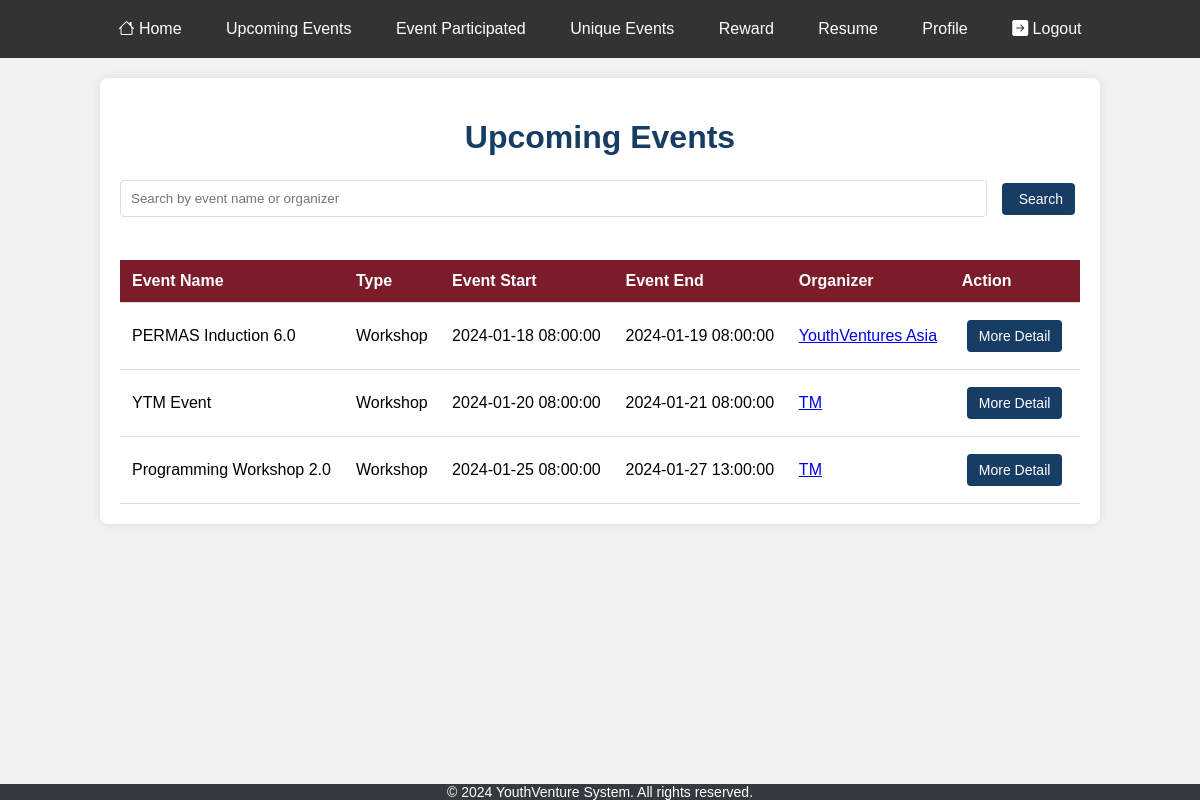
/students/viewUpcomingEvents (signed in), run on an earlier commit of the app's database.
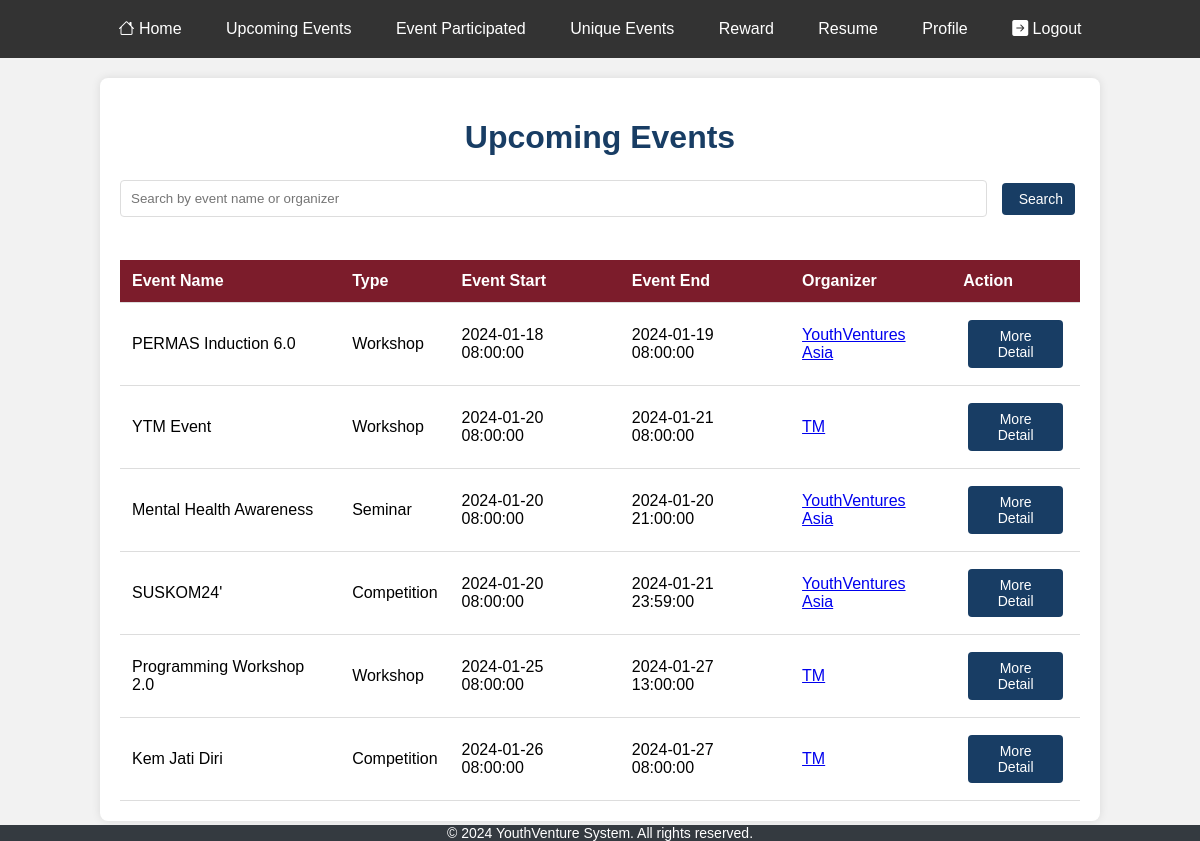
And on a later commit of the database.
### tables this page shows
CREATE TABLE `event` (
  `EventID` varchar(6) NOT NULL,
  `EventName` varchar(45) NOT NULL,
  `Description` text NOT NULL,
  `MaxParticipants` int(11) DEFAULT NULL,
  `Deadline` datetime DEFAULT NULL,
  `StartDateAndTime` datetime DEFAULT NULL,
  `EndDateAndTime` datetime DEFAULT NULL,
  `Location` varchar(255) NOT NULL,
  `EventType` int(1) DEFAULT NULL,
  `RewardPoints` int(11) DEFAULT NULL,
  `OrganizationID` varchar(6) DEFAULT NULL,
  `Picture` varchar(255) DEFAULT NULL
);

CREATE TABLE `organization` (
  `OrganizationID` varchar(6) NOT NULL,
  `OrganizationName` varchar(45) NOT NULL,
  `Address` varchar(45) NOT NULL,
  `City` varchar(45) NOT NULL,
  `State` varchar(45) NOT NULL,
  `Website` varchar(45) NOT NULL,
  `Type` int(1) NOT NULL,
  `ContactEmail` varchar(45) NOT NULL,
  `ContactPhone` int(11) NOT NULL,
  `emailending` varchar(45) DEFAULT NULL
);

### app/controllers/Students.php (called while the page is built, shortened)
<?php
class Students extends Controller {
    public function __construct() {
        $this->organizationModel = $this->model('Organization');
        $this->eventModel = $this->model('Event');
    }
    public function viewUpcomingEvents() {
        $data = [
            'title' => 'Upcoming Events',
            'events' => '',
            'Error' => '',
        ];
        $data['events'] = $this->eventModel->getUpcomingEvents();
        foreach ($data['events'] as $event) {
            $event->organization = $this->organizationModel->getOrganizationById($event->OrganizationID);
        }
        $this->view('students/viewUpcomingEvents', $data);
    }
}
?>

### app/libraries/Core.php (called while the page is built, shortened)
<?php
  class Core {
    protected $currentMethod = 'index';
    public function __construct(){
      $url = $this->getUrl();
      if (isset($url[0])){
      if(file_exists('../app/controllers/' . ucwords($url[0]). '.php')){
        unset($url[0]);
      }
    }
      $this->currentController = new $this->currentController;
      if(isset($url[1])){
        if(method_exists($this->currentController, $url[1])){
          $this->currentMethod = $url[1];
          unset($url[1]);
        }
      }
      $this->params = $url ? array_values($url) : [];
      call_user_func_array([$this->currentController, $this->currentMethod], $this->params);
    }
    public function getUrl(){
      if(isset($_GET['url'])){
        $url = rtrim($_GET['url'], '/');
        $url = filter_var($url, FILTER_SANITIZE_URL);
        $url = explode('/', $url);
        return $url;
      }
    }
  }

### app/require.php (called while the page is built, shortened)
<?php
    require_once 'libraries/Core.php';
    require_once 'libraries/Controller.php';
    require_once 'libraries/Database.php';
    $init = new Core();

### public/index.php (called while the page is built)
<?php
    require_once '../app/require.php';

### app/libraries/Database.php (called while the page is built, shortened)
<?php
    class Database {
        private $dbHost = DB_HOST;
        private $dbUser = DB_USER;
        private $dbPass = DB_PASS;
        private $dbName = DB_NAME;
        private $statement;
        private $dbHandler;
        public function __construct() {
            $conn = 'mysql:host=' . $this->dbHost . ';dbname=' . $this->dbName;
            $options = array(
                PDO::ATTR_PERSISTENT => true,
                PDO::ATTR_ERRMODE => PDO::ERRMODE_EXCEPTION
            );
            try {
                $this->dbHandler = new PDO($conn, $this->dbUser, $this->dbPass, $options);
            } catch (PDOException $e) {
                $this->error = $e->getMessage();
                echo $this->error;
            }
        }
        public function query($sql) {
            $this->statement = $this->dbHandler->prepare($sql);
        }
        public function bind($parameter, $value, $type = null) {
            switch (is_null($type)) {
                default:
                    $type = PDO::PARAM_STR;
            }
            $this->statement->bindValue($parameter, $value, $type);
        }
        public function execute() {
            return $this->statement->execute();
        }
        public function resultSet() {
            $this->execute();
            return $this->statement->fetchAll(PDO::FETCH_OBJ);
        }
        public function single() {
            $this->execute();
            return $this->statement->fetch(PDO::FETCH_OBJ);
        }
    }

### app/models/Event.php (called while the page is built, shortened)
<?php
class Event{
    private $db;
    public function __construct(){
        $this->db = new Database;
    }
    public function getUpcomingEvents(){
        $this->db->query('SELECT * FROM Event WHERE StartDateAndTime > NOW() ORDER BY StartDateAndTime ASC');
        $results = $this->db->resultSet();
        return $results;
    }
}
?>

### app/models/Organization.php (called while the page is built, shortened)
<?php
class Organization {
    private $db;
    public function __construct() {
        $this->db = new Database;
    }
    public function getOrganizationById($organizationId) {
        $this->db->query('SELECT * FROM organization WHERE OrganizationID = :organizationId');
        $this->db->bind(':organizationId', $organizationId);
        $row = $this->db->single();
        if ($row) {
            return $row;
        } else {
            return false;
        }
    }
}
?>

### app/views/students/viewUpcomingEvents.php (the view, shortened to what the changed rows need)
<?php require APPROOT . '/views/students/nav.php' ?>
<html>
    <head>
    </head>
    <body>
        <div class="container">
            <h1>Upcoming Events</h1>
            <div class="table-container">
                <table>
                    <tr>
                        <th>Event Name</th>
                        <th>Type</th>
                        <th>Event Start</th>
                        <th>Event End</th>
                        <th>Organizer</th>
                        <th>Action</th>
                    </tr>
                    <?php if (empty($data['events'])) : ?>
                        <tr>
                            <td colspan="6">No upcoming events</td>
                        </tr>
                    <?php else : ?>
                        <?php foreach ($data['events'] as $event) : ?>
                            <tr>
                                <td><?php echo $event->EventName; ?></td>
                                <td><?php
                                    if ($event->EventType == 1) {
                                        echo 'Workshop';
                                    } elseif ($event->EventType == 2) {
                                        echo 'Seminar';
                                    } elseif ($event->EventType == 3) {
                                        echo 'Conference';
                                    } elseif ($event->EventType == 4) {
                                        echo 'Competition';
                                    } elseif ($event->EventType == 5) {
                                        echo 'Other';
                                    } else {
                                        echo 'Unknown';
                                    }
                                ?></td>
                                <td><?php echo $event->StartDateAndTime; ?></td>
                                <td><?php echo $event->EndDateAndTime; ?></td>
                                <td><a href="<?php echo URLROOT; ?>/students/org/<?php echo $event->organization->OrganizationID; ?>"><?php echo $event->organization->OrganizationName; ?></a></td>
                                <td>
                                    <a href="<?php echo URLROOT; ?>/students/view_event/<?php echo $event->EventID; ?>" class="button">More Detail</a>
                                </td>
                            </tr>
                        <?php endforeach; ?>
                    <?php endif; ?>
                </table>
            </div>
        </div>
    </body>
</html>
<?php require APPROOT . '/views/includes/footer.php'; ?>

What changed in the data, as far as the page shows it:
added event: EventName "Mental Health Awareness", EventType "Seminar", StartDateAndTime "2024-01-20 08:00:00", EndDateAndTime "2024-01-20 21:00:00", OrganizationID.OrganizationName "YouthVentures Asia"
added event: EventName "SUSKOM24'", EventType "Competition", StartDateAndTime "2024-01-20 08:00:00", EndDateAndTime "2024-01-21 23:59:00", OrganizationID.OrganizationName "YouthVentures Asia"
added event: EventName "Kem Jati Diri", EventType "Competition", StartDateAndTime "2024-01-26 08:00:00", EndDateAndTime "2024-01-27 08:00:00", OrganizationID.OrganizationName "TM"
